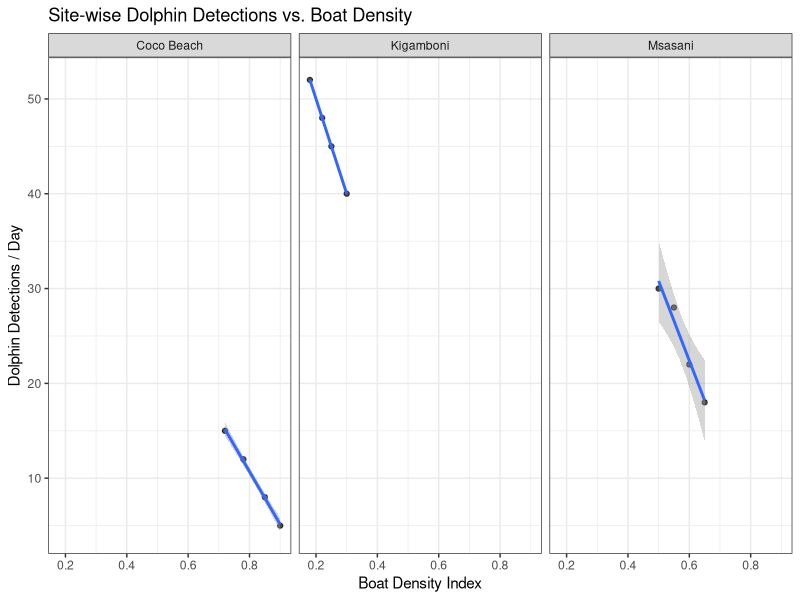
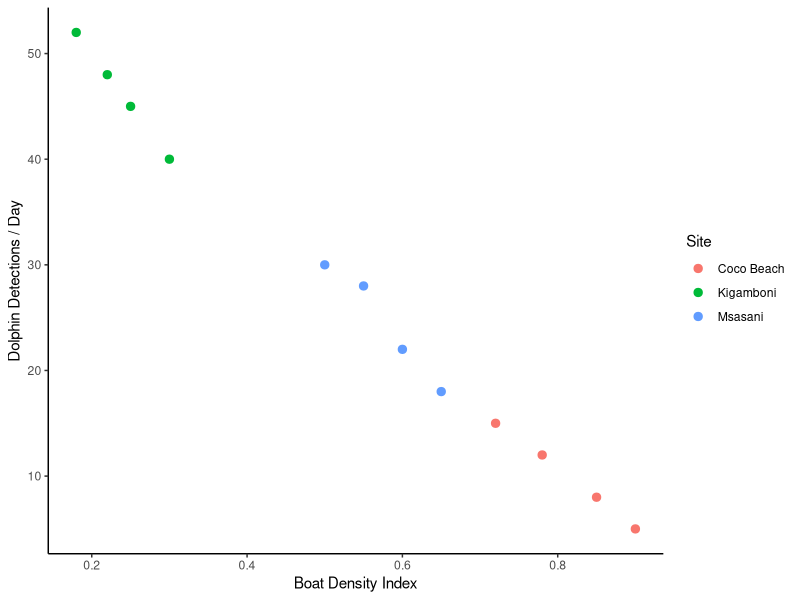

Write the R code that produced these figures, in order.
## ---- chunk 1
#| message: false
library(tidyverse)
library(here)

marine_survey <- read_csv(here("data", "theme4_marine_ecology.csv"))
## ---- chunk 2
ggplot(marine_survey, aes(x = boat_density_index, y = dolphin_detections)) +
  geom_point(alpha = 0.7) +
  geom_smooth(method = "lm") +
  facet_wrap(~site) +
  theme_bw() +
  labs(
    title = "Site-wise Dolphin Detections vs. Boat Density",
    x = "Boat Density Index",
    y = "Dolphin Detections / Day"
  )
## ---- chunk 3
# 1. Build and store the plot object
my_plot <- ggplot(marine_survey, aes(x = boat_density_index, y = dolphin_detections, color = site)) +
  geom_point(size = 2.5) +
  theme_classic() +
  labs(
    x = "Boat Density Index",
    y = "Dolphin Detections / Day",
    color = "Site"
  )

# 2. Make sure outputs folder is ready
if (!dir.exists(here("outputs"))) {
  dir.create(here("outputs"))
}

# 3. Export to PNG
ggsave(
  filename = here("outputs", "dolphin_detections_plot.png"),
  plot = my_plot,
  width = 150, 
  height = 100, 
  units = "mm", 
  dpi = 300
)
